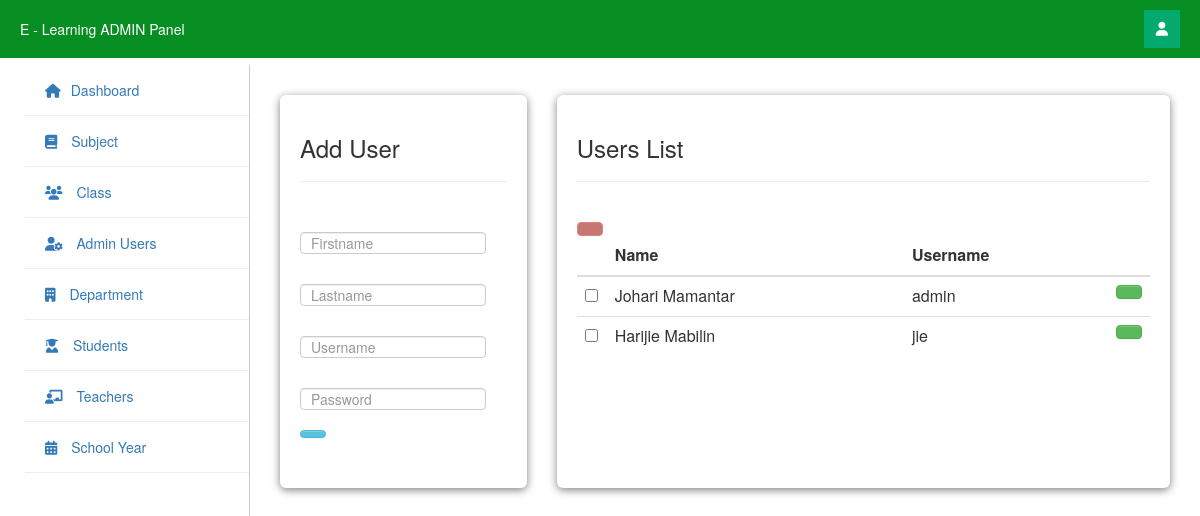
The page /php/admin/admin_users.php (signed in) on the database its author committed.
### tables this page shows
CREATE TABLE `users` (
  `user_id` int(11) NOT NULL,
  `username` varchar(255) NOT NULL,
  `password` varchar(255) NOT NULL,
  `firstname` varchar(255) NOT NULL,
  `lastname` varchar(255) NOT NULL
);

### php/admin/admin_users.php (the view, shortened to what this page needs)
<?php include "navbar.php" ?>
<?php include "sidebar.php" ?>
<html>
<body class="column_style">
    <div class="main">
        <div class="card1">
            <h3>Add User</h3>
            <hr>
            <br>
            <div class="stats-grid">
                <form method="post">
                    <div class="control-group">
                        <div class="controls">
                            <input class="input focused" name="firstname" id="focusedInput" type="text"
                                placeholder="Firstname" required>
                        </div>
                    </div>
                    <div class="control-group">
                        <div class="controls">
                            <input class="input focused" name="lastname" id="focusedInput" type="text"
                                placeholder="Lastname" required>
                        </div>
                    </div>
                    <div class="control-group">
                        <div class="controls">
                            <input class="input focused" name="username" id="focusedInput" type="text"
                                placeholder="Username" required>
                        </div>
                    </div>
                    <div class="control-group">
                        <div class="controls">
                            <input class="input focused" name="password" id="focusedInput" type="text"
                                placeholder="Password" required>
                        </div>
                    </div>
                    <div class="control-group">
                        <div class="controls">
                            <button name="save" class="btn btn-info"></button>
                        </div>
                    </div>
                </form>
            </div>
        </div>
        <div class="card2">
            <h3>Users List</h3>
            <hr>
            <br>
            <div class="stats-grid">
                <form action="delete_users.php" method="post">
                    <table cellpadding="0" cellspacing="0" border="0" class="table" id="example">
                        <a data-toggle="modal" href="#user_delete" id="deleteBtn" class="btn btn-danger"
                            name=""><ion-icon name="trash-outline"></ion-icon></a>
                        <thead>
                            <tr>
                                <th></th>
                                <th>Name</th>
                                <th>Username</th>
                                <th></th>
                            </tr>
                        </thead>
                        <tbody>
                            <?php
                            $user_query = mysqli_query($conn, "select * from users") or die;
                            while ($row = mysqli_fetch_array($user_query)) {
                                $id = $row['user_id'];
                                ?>
                                <tr>
                                    <td width="30">
                                        <input class="optionsCheckbox" name="selector[]" type="checkbox"
                                            value="<?php echo $id; ?>">
                                    </td>
                                    <td><?php echo $row['firstname']; ?>     <?php echo $row['lastname']; ?></td>
                                    <td><?php echo $row['username']; ?></td>
                                    <td width="40">
                                        <a href="edit_user.php<?php echo '?id=' . $id; ?>" data-toggle="modal"
                                            class="btn btn-success"><ion-icon name="create-outline"></ion-icon>
                                        </a>
                                    </td>
                                </tr>
                            <?php } ?>
                        </tbody>
                    </table>
                </form>
            </div>
        </div>
    </div>
</body>
</html>

### php/admin/assets/datatables.css (style rules this page uses)
table.table { clear: both; margin-bottom: 6px !important; max-width: none !important; }

### php/admin/assets/style.css (style rules this page uses)
* { margin: 0; padding: 0; box-sizing: border-box; }
.controls .btn { height: 30px; width: 50px; }

### php/admin/assets/dashboard_style.css (style rules this page uses)
* { box-sizing: border-box; margin: 0; padding: 0; }
body { font-family: Arial, sans-serif; background: #f5f5f5; padding-top: 65px; }
.main { margin-left: 250px; padding: 30px; }
.stats-grid { display: grid; grid-template-columns: repeat(auto-fit, minmax(180px, 1fr)); gap: 20px; }
.column_style .main { display: flex; flex-direction: row; margin-left: 250px; padding: 30px; }
.column_style .card1 { background: rgb(255, 255, 255); padding: 20px; border-radius: 6px; box-shadow: 0 2px 8px rgba(0, 0, 0, 0.5); width: 350px; height: fit-content; }
.column_style .card2 { background: rgb(255, 255, 255); padding: 20px; border-radius: 6px; box-shadow: 0 2px 8px rgba(0, 0, 0, 0.5); width: 900px; height: auto; margin-left: 30px; }
.column_style .stats-grid { display: grid; grid-template-columns: repeat(auto-fit, minmax(180px, 1fr)); gap: 20px; }
a { color: #0060b6; text-decoration: none; }
input[type="text"], input[type="password"] { width: 90%; padding: 10px; margin: 10px 0; }

### php/admin/sidebar.php (style rules this page uses)
a { text-decoration: none; }

### rows shown on the page
users: firstname "Johari", lastname "Mamantar", username "admin"
users: firstname "Harijie", lastname "Mabilin", username "jie"
